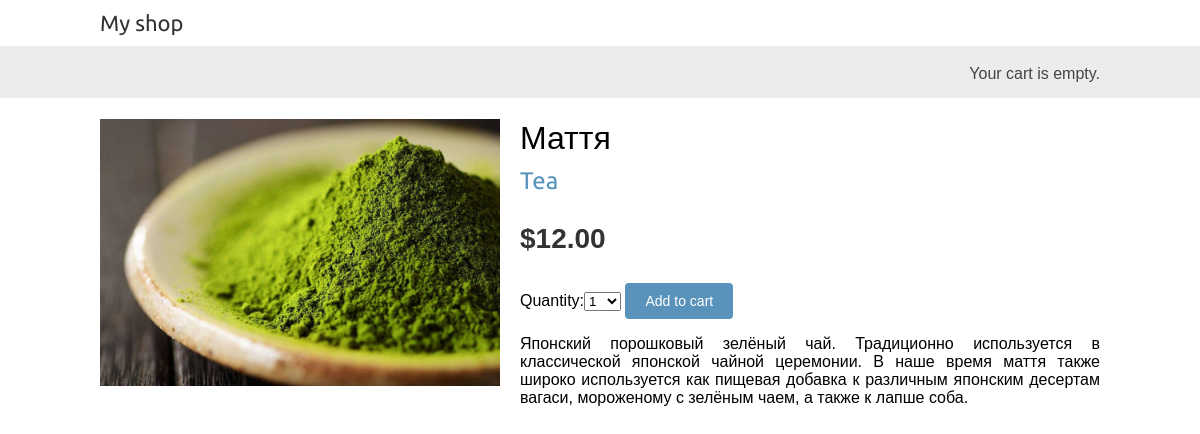
Page /1/mattya/ on the committed database.
### shop/models.py (models this page shows, shortened)
class Product(models.Model):
    category = models.ForeignKey(Category, related_name='products', on_delete=models.CASCADE)
    name = models.CharField(max_length=200, db_index=True)
    slug = models.SlugField(max_length=200, db_index=True)
    image = models.ImageField(upload_to='products/%Y/%m/%d', blank=True)
    description = models.TextField(blank=True)
    price = models.DecimalField(max_digits=10, decimal_places=2)
    available = models.BooleanField(default=True)
    created = models.DateTimeField(auto_now_add=True)
    updated = models.DateTimeField(auto_now=True)
    class Meta:
        ordering = ('name',)
        index_together = (('id', 'slug'),)

class Category(models.Model):
    name = models.CharField(max_length=200, db_index=True)
    slug = models.SlugField(max_length=200, unique=True)
    class Meta:
        ordering = ('name',)
        verbose_name = 'category'
        verbose_name_plural = 'categories'
    def __str__(self):
        return self.name
    def get_absolute_url(self):
        return reverse('shop:product_list_by_category',
                       args=[self.slug])

### shop/views.py (the view)
# urls.py: path('<int:id>/<slug:slug>/', views.product_detail, name='product_detail'),
def product_detail(request, id, slug):
    product = get_object_or_404(Product, id=id, slug=slug, available=True)
    cart_product_form = CartAddProductForm()
    return render(request, 'shop/product/detail.html', {'product': product, 'cart_product_form': cart_product_form})

### cart/forms.py
class CartAddProductForm(forms.Form):
    quantity = forms.TypedChoiceField(choices=PRODUCT_QUANTITY_CHOICES, coerce=int)
    override = forms.BooleanField(required=False, initial=False, widget=forms.HiddenInput)

### cart/cart.py (called while the page is built)
    def __len__(self):
        return sum(item['quantity'] for item in self.cart.values())

### cart/context_processors.py (called while the page is built)
def cart(request):
    return {'cart': Cart(request)}

### shop/templates/shop/product/detail.html (shortened to what this page needs)
{% extends "shop/base.html" %}
{% load static %}
{% block content %}
    <div class="product-detail"><img src="{% if product.image %}{{ product.image.url }}{% else %}
        {% static 'img/no_image.png' %}{% endif %}">
        <h1>{{ product.name }}</h1>
        <h2>
            <a href="{{ product.category.get_absolute_url }}">
                {{ product.category }}
            </a>
        </h2>
        <p class="price">${{ product.price }}</p>
        <form action="{% url 'cart:cart_add' product.id %}" method="post">
            {{ cart_product_form }}
            <input type="submit" value="Add to cart">
        </form>
        {{ product.description|linebreaks }}
    </div>
{% endblock %}

### shop/static/css/base.css (style rules this page uses)
body { margin:0; padding:0; font-family:helvetica, sans-serif; }
h1, h2, h3, h4, h5 , h6 { font-family: 'Ubuntu', sans-serif; font-weight:normal; }
a { text-decoration:none; color:#5993bb; }
a.button, input[type="submit"] { color:#fff; background:#5993bb; border-radius:4px; padding:10px 20px; font-size:14px; border:0; }
.product-detail { text-align:justify; }
.product-detail .price { color:#333; font-size:28px; font-weight:bold; }
.product-detail img { width:40%; float:left; padding:0 20px 20px 0; }
.product-detail h1 { margin-bottom:0; }
.product-detail h2 { margin-top:10px; }

### rows in the picture
Product: image (picture), name "Маття", category "Tea", price "12.00", description "Японский порошковый зелёный чай. Традиционно используется в классической японской чайной церемонии. В наше время маття также широко используется как пищевая добавка к различным японским десертам вагаси, мороженому с зелёным чаем, а также к лапше соба."
